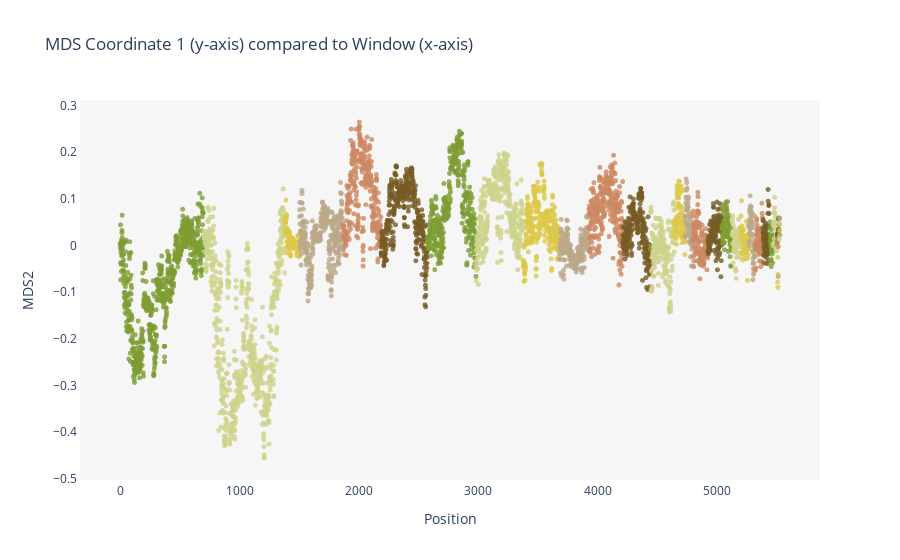

The notebook cell saved with this chart:
### Code cell
#px.scatter(y=mds.samples["PC2"], title="MDS Coordinate 2 (y-axis) compared to Window (x-axis)")
fig = px.scatter(y=mds.samples["PC2"], 
                 title="MDS Coordinate 1 (y-axis) compared to Window (x-axis)", 
                 color=chrs, 
                 labels=chrs,
                 color_discrete_sequence=kakapo_colors)

fig.update_traces(marker=dict(size=5, opacity=0.8))
fig.update_layout(showlegend=False)
fig.update_layout(xaxis=dict(showgrid=False, zeroline=False, showline=True, title="Position"))
fig.update_layout(yaxis=dict(showgrid=False, zeroline=False, showline=True, title="MDS2"))
fig.update_layout(paper_bgcolor="white")
fig.update_layout(plot_bgcolor="#f6f6f6")
fig.write_image("mds_coord2.svg")
fig
